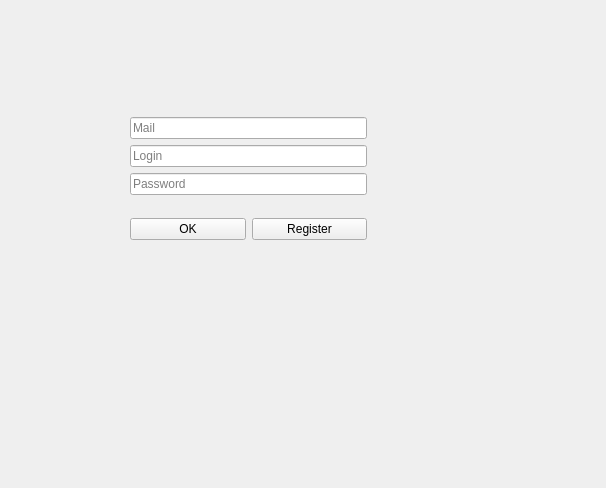
<?xml version="1.0" encoding="UTF-8"?>
<ui version="4.0">
 <class>authreg</class>
 <widget class="QWidget" name="authreg">
  <property name="geometry">
   <rect>
    <x>0</x>
    <y>0</y>
    <width>606</width>
    <height>488</height>
   </rect>
  </property>
  <property name="windowTitle">
   <string>Form</string>
  </property>
  <widget class="QWidget" name="verticalLayoutWidget_2">
   <property name="geometry">
    <rect>
     <x>130</x>
     <y>100</y>
     <width>237</width>
     <height>158</height>
    </rect>
   </property>
   <layout class="QVBoxLayout" name="verticalLayout_2">
    <item>
     <layout class="QVBoxLayout" name="verticalLayout">
      <item>
       <widget class="QLineEdit" name="Mail">
        <property name="placeholderText">
         <string>Mail</string>
        </property>
       </widget>
      </item>
      <item>
       <widget class="QLineEdit" name="Login">
        <property name="placeholderText">
         <string>Login</string>
        </property>
       </widget>
      </item>
      <item>
       <widget class="QLineEdit" name="Password">
        <property name="placeholderText">
         <string>Password</string>
        </property>
       </widget>
      </item>
     </layout>
    </item>
    <item>
     <layout class="QHBoxLayout" name="horizontalLayout">
      <item>
       <widget class="QPushButton" name="OK">
        <property name="text">
         <string>OK</string>
        </property>
       </widget>
      </item>
      <item>
       <widget class="QPushButton" name="Register">
        <property name="text">
         <string>Register</string>
        </property>
       </widget>
      </item>
     </layout>
    </item>
   </layout>
  </widget>
 </widget>
 <resources/>
 <connections/>
</ui>
